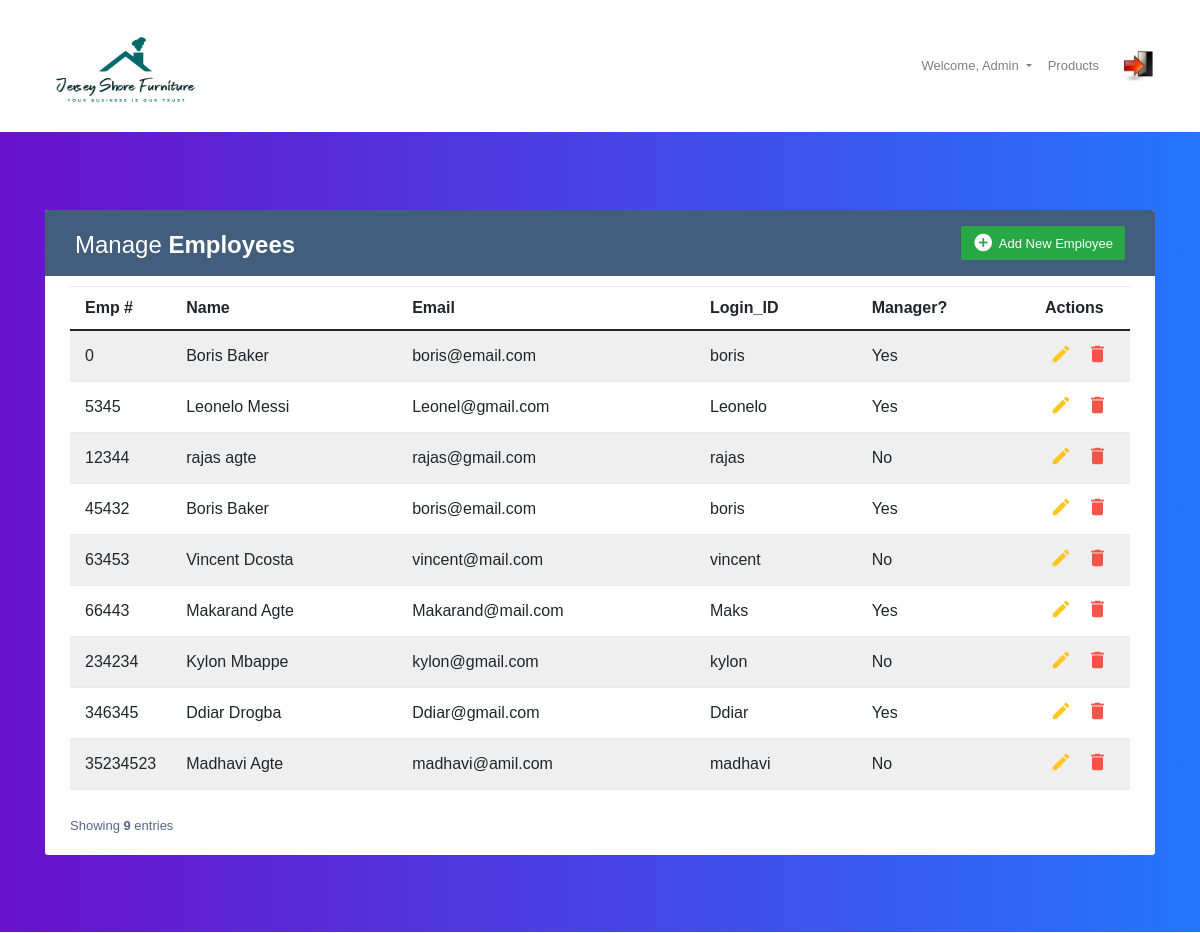
/ManageEmployees.php (signed in), run on the app's committed database.
### tables this page shows
CREATE TABLE `employee` (
  `Employee_ID` int(12) NOT NULL,
  `First_Name` varchar(200) NOT NULL,
  `Last_Name` varchar(200) NOT NULL,
  `Email` varchar(200) NOT NULL,
  `Login_ID` varchar(200) NOT NULL,
  `Password` varchar(200) NOT NULL,
  `Is_Manager` tinyint(1) NOT NULL
);

### ManageEmployees.php (the view, shortened to what this page needs)
<?php
include("config.php");
?>
<html>
<head>
    <link href="https://cdn.jsdelivr.net/npm/bootstrap@5.0.2/dist/css/bootstrap.min.css" rel="stylesheet"
>
    <link rel="stylesheet" href="https://cdn.jsdelivr.net/npm/bootstrap-icons@1.5.0/font/bootstrap-icons.css">
	<link rel="stylesheet" href="https://stackpath.bootstrapcdn.com/bootstrap/4.5.0/css/bootstrap.min.css">
<link rel="stylesheet" href="https://maxcdn.bootstrapcdn.com/font-awesome/4.7.0/css/font-awesome.min.css">
<link rel="stylesheet" type="text/css" href="https://cdn.jsdelivr.net/npm/daterangepicker/daterangepicker.css" />
</head>
    <nav class="navbar navbar-expand-lg navbar-light bg-white">
    <div>
    <a class="nav-link"> <img  src="pictures/HomeLogo.png" width='200' height='100' /></a>
   </div>
        <div class="container-fluid">
            <div class="collapse navbar-collapse" id="navbarExample01">
             	   <ul class="navbar-nav me-auto mb-2 mb-lg-0">
						<a  class="nav-link dropdown-toggle" id="navbarDropdown" data-toggle="dropdown" aria-expanded="false">
              			  Welcome, <?php echo $_SESSION['EmpName'] ?>
           				 </a>
                    <li class="nav-item">
                        <a class="nav-link" href="product_Management.php">Products</a>
                    </li>
                    </div>
                    <div>
						<?php if($_SESSION['EmpName'] != "Admin") { ?>
                    <a class="nav-link" href="customerlogin.php"> <img  src="pictures/logout.png" href="ManagerView.php" width='30' height='30' /></a>
					<?php } else { ?>
						<a class="nav-link" href="DatabaseEmployeeView.php"> <img  src="pictures/logout.png" href="DatabaseEmployeeView.php" width='30' height='30' /></a>
						<?php } ?>
                    </div>
        </div>
    </nav>
<section class="h-100 gradient-custom">
<form method="post" action="ManageEmployees.php">
  <div class="container py-5">
	<div class="table-responsive">
		<div class="table-wrapper">
			<div class="table-title">
				<div class="row">
					<div class="col-sm-6">
						<h2>Manage <b>Employees</b></h2>
					</div>
					<?php if ($_SESSION['EmpName']=='Admin') { ?>
					<div class="col-sm-6">
						<a href="employee_adding.php" class="btn btn-success"  data-toggle="modal"><i class="material-icons">&#xE147;</i> <span>Add New Employee</span></a>
					</div>
					<?php } ?>
				</div>
			</div>
      <table class="table table-striped table-hover">
				<thead>
					<tr>
						<th>Emp #</th>
						<th>Name</th>
						<th>Email</th>
            			<th>Login_ID</th>
						<th>Manager?</th>
						<th>Actions</th>
					</tr>
				</thead>
        <tbody>
<?php
	$employeeSQL = "select employee_id,Concat(FIRST_name,' ',Last_name) 'Full Name',email,Login_ID,(CASE WHEN Is_Manager =1  THEN 'Yes' ELSE 'No' end) AS 'Manager' from employee";
  $query_result = mysqli_query($con, $employeeSQL);
  $total_rows = mysqli_num_rows($query_result);
  while ($row = mysqli_fetch_assoc($query_result)) {
?>
					<tr>
						<td><?php echo $row['employee_id'] ?></td>
						<td><?php echo $row['Full Name'] ?></td>
           				 <td><?php echo $row['email'] ?></td>
            				<td><?php echo $row['Login_ID'] ?></td>
            			<td><?php echo $row['Manager'];?></td>
						<td>
						<a href="employee_adding.php?empID=<?php echo $row['employee_id'] ?>" class="edit" title="Edit" data-toggle="tooltip"><i class="material-icons">&#xE254;</i></a>
						<?php if ($_SESSION['EmpName']=='Admin') { ?>
						<a href="ManageEmployees.php?empID=<?php echo $row['employee_id'] ?>"  class="delete" onclick="return  confirm('do you want to delete the Employee?')" data-toggle="modal"><i class="material-icons" data-toggle="tooltip" title="Delete">&#xE872;</i>
						<?php } ?>
					</td>
					</tr>
      <?php
  }
      ?>
      </tbody>
			</table>
			<div class="clearfix">
				<div class="hint-text">Showing  <b><?php echo $total_rows ?></b> entries</div>
			</div>
		</div>
	</div>
</div>
  </form>
</section>
</body>
</html>

### ManageEmployees.php (style rules this page uses)
.gradient-custom { background: #6a11cb; background: -webkit-linear-gradient(to right, rgba(106, 17, 203, 1), rgba(37, 117, 252, 1)); background: linear-gradient(to right, rgba(106, 17, 203, 1), rgba(37, 117, 252, 1)) }
.table-responsive { margin: 30px 0; }
.table-wrapper { background: #fff; padding: 20px 25px; border-radius: 3px; min-width: 1000px; box-shadow: 0 1px 1px rgba(0,0,0,.05); }
.table-title { padding-bottom: 15px; background: #435d7d; color: #fff; padding: 16px 30px; min-width: 100%; margin: -20px -25px 10px; border-radius: 3px 3px 0 0; }
.table-title h2 { margin: 5px 0 0; font-size: 24px; }
.table-title .btn { color: #fff; float: right; font-size: 13px; border: none; min-width: 50px; border-radius: 2px; border: none; outline: none !important; margin-left: 10px; }
.table-title .btn i { float: left; font-size: 21px; margin-right: 5px; }
.table-title .btn span { float: left; margin-top: 2px; }
table.table tr th, table.table tr td { border-color: #e9e9e9; padding: 12px 15px; vertical-align: middle; }
table.table tr th:first-child { width: 60px; }
table.table tr th:last-child { width: 100px; }
table.table-striped tbody tr:nth-of-type(odd) { background-color: #fcfcfc; }
table.table td:last-child i { opacity: 0.9; font-size: 22px; margin: 0 5px; }
table.table td a { font-weight: bold; color: #566787; display: inline-block; text-decoration: none; outline: none !important; }
table.table td a.edit { color: #FFC107; }
table.table td a.delete { color: #F44336; }
table.table td i { font-size: 19px; }
.hint-text { float: left; margin-top: 10px; font-size: 13px; }

### data on the page
employee: Employee_ID "0", Full "Boris Baker", Email "boris@email.com", Login_ID "boris", Manager "Yes"
employee: Employee_ID "5345", Full "Leonelo Messi", Email "Leonel@gmail.com", Login_ID "Leonelo", Manager "Yes"
employee: Employee_ID "12344", Full "rajas agte", Email "rajas@gmail.com", Login_ID "rajas", Manager "No"
employee: Employee_ID "45432", Full "Boris Baker", Email "boris@email.com", Login_ID "boris", Manager "Yes"
employee: Employee_ID "63453", Full "Vincent Dcosta", Email "vincent@mail.com", Login_ID "vincent", Manager "No"
employee: Employee_ID "66443", Full "Makarand Agte", Email "Makarand@mail.com", Login_ID "Maks", Manager "Yes"
employee: Employee_ID "234234", Full "Kylon Mbappe", Email "kylon@gmail.com", Login_ID "kylon", Manager "No"
employee: Employee_ID "346345", Full "Ddiar Drogba", Email "Ddiar@gmail.com", Login_ID "Ddiar", Manager "Yes"
employee: Employee_ID "35234523", Full "Madhavi Agte", Email "madhavi@amil.com", Login_ID "madhavi", Manager "No"

### other printed values
$_SESSION['EmpName'] "Admin"
$total_rows "9"
